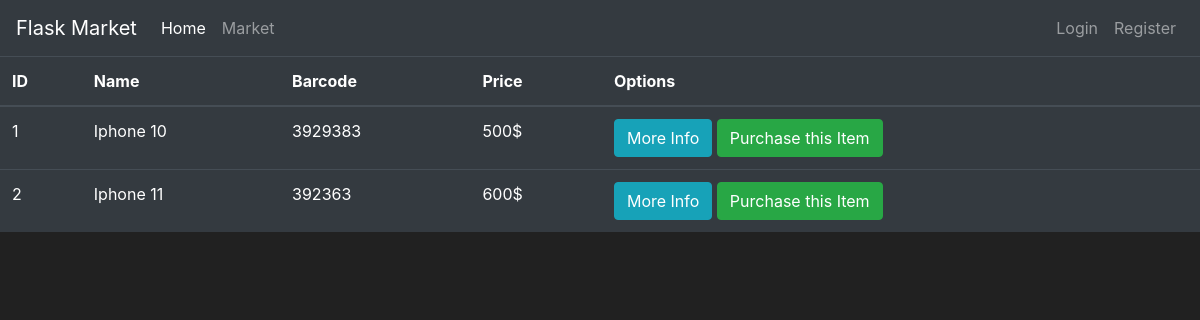
/market, run on the app's committed database.
### market/models.py (models this page shows, shortened)
class Item(db.Model):
    id = db.Column(db.Integer(), primary_key=True)
    name=db.Column(db.String(length=30),nullable=False,unique=True)
    price=db.Column(db.Integer(),nullable=False)
    barcode=db.Column(db.String(length=12),nullable=False,unique=True)
    description=db.Column(db.String(length=1000),nullable=False,unique=True)
    owner=db.Column(db.Integer(),db.ForeignKey('user.id'))

### market/routes.py (the view)
@app.route('/market')
def market_page():
     items =Item.query.all()
     return render_template('market.html',items=items)

### market/templates/market.html (shortened to what this page needs)
{% extends 'base.html' %}
{% block content %}
      <table class="table table-hover table-dark">
        <thead>
            <tr>
                <th scope="col">ID</th>
                <th scope="col">Name</th>
                <th scope="col">Barcode</th>
                <th scope="col">Price</th>
                <th scope="col">Options</th>
            </tr>
        </thead>
        <tbody>
            {% for item in items %}
                <tr>
                    <td>{{ item.id }}</td>
                    <td>{{ item.name }}</td>
                    <td>{{ item.barcode }}</td>
                    <td>{{ item.price }}$</td>
                    <td>
                        <button class="btn btn-outline btn-info">More Info</button>
                        <button class="btn btn-outline btn-success">Purchase this Item</button>
                    </td>
                </tr>
            {% endfor %}
        </tbody>
    </table>
{% endblock %}

### market/templates/base.html (shortened to what this page needs)
<!doctype html>
<html lang="en">
   <head>
      <link rel="stylesheet" href="https://cdn.jsdelivr.net/npm/bootstrap@4.5.3/dist/css/bootstrap.min.css">
   </head>
   <body>
     <nav class="navbar navbar-expand-md navbar-dark bg-dark">
        <a class="navbar-brand" href="#">Flask Market</a>
        <div class="collapse navbar-collapse" id="navbarNav">
          <ul class="navbar-nav mr-auto">
              <li class="nav-item active">
                  <a class="nav-link" href="{{url_for('home_page')}}">Home <span class="sr-only">(current)</span></a>
              </li>
              <li class="nav-item">
                  <a class="nav-link" href="{{url_for('market_page')}}">Market</a>
              </li>
          </ul>
          <ul class="navbar-nav">
              <li class="nav-item">
                  <a class="nav-link" href="#">Login</a>
              </li>
              <li class="nav-item">
                  <a class="nav-link" href="#">Register</a>
              </li>
          </ul>
        </div>
      </nav>
       {% block content%}
       {% endblock %}
   </body>
</html>

### market/templates/base.html (style rules this page uses)
body { background-color: #212121; color: white }

### data on the page
Item: id "1", name "Iphone 10", barcode "3929383", price "500"
Item: id "2", name "Iphone 11", barcode "392363", price "600"
